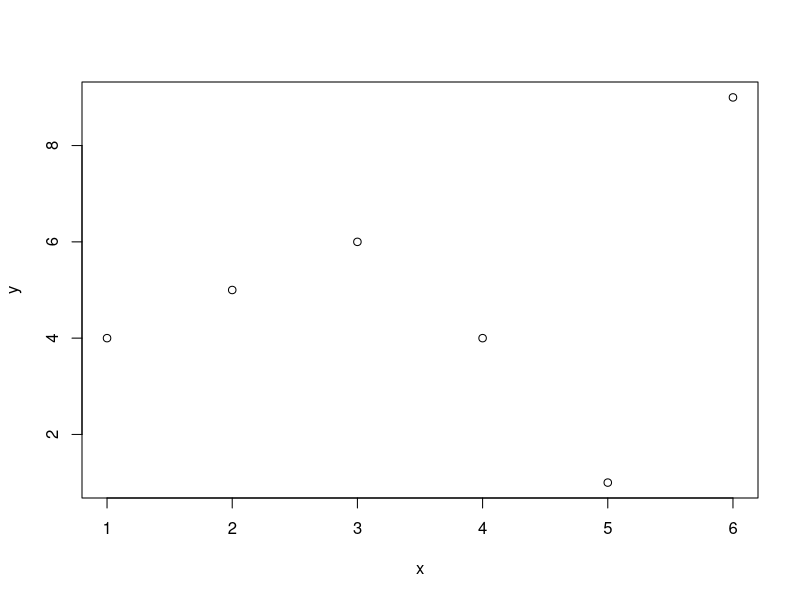

The R source for this figure:
## ---- chunk 1
x = c(1,2,3,4,5,6)
y = c(4,5,6,4,1,9)
## ---- chunk 2
plot(x, y)
## ---- chunk 3
cor(x,y)
## ---- chunk 4
daten = c(10, 20, 15, 30, 25)
## ---- chunk 5
mittelwert_daten = mean(daten)
sd_daten = sd(daten)
## ---- chunk 6
z_werte = (daten - mittelwert_daten) / sd_daten
z_werte
